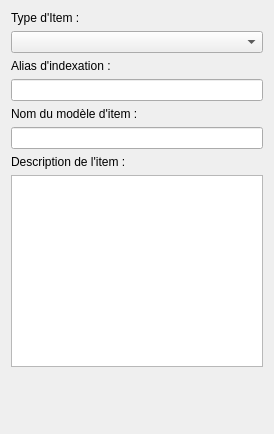
<?xml version="1.0" encoding="UTF-8"?>
<ui version="4.0">
 <class>COPYItemWidget</class>
 <widget class="QWidget" name="COPYItemWidget">
  <property name="geometry">
   <rect>
    <x>0</x>
    <y>0</y>
    <width>274</width>
    <height>434</height>
   </rect>
  </property>
  <property name="sizePolicy">
   <sizepolicy hsizetype="Fixed" vsizetype="Expanding">
    <horstretch>0</horstretch>
    <verstretch>0</verstretch>
   </sizepolicy>
  </property>
  <property name="windowTitle">
   <string>Form</string>
  </property>
  <layout class="QVBoxLayout" name="verticalLayout">
   <item>
    <widget class="QLabel" name="label_4">
     <property name="text">
      <string>Type d'Item :</string>
     </property>
    </widget>
   </item>
   <item>
    <widget class="QComboBox" name="cb_itemType"/>
   </item>
   <item>
    <widget class="QLabel" name="label">
     <property name="text">
      <string>Alias d'indexation :</string>
     </property>
    </widget>
   </item>
   <item>
    <widget class="QLineEdit" name="alias"/>
   </item>
   <item>
    <widget class="QLabel" name="label_2">
     <property name="text">
      <string>Nom du modèle d'item :</string>
     </property>
    </widget>
   </item>
   <item>
    <widget class="QLineEdit" name="modelName">
     <property name="sizePolicy">
      <sizepolicy hsizetype="Preferred" vsizetype="Fixed">
       <horstretch>0</horstretch>
       <verstretch>0</verstretch>
      </sizepolicy>
     </property>
    </widget>
   </item>
   <item>
    <widget class="QLabel" name="label_3">
     <property name="text">
      <string>Description de l'item :</string>
     </property>
    </widget>
   </item>
   <item>
    <widget class="QPlainTextEdit" name="modelDescription">
     <property name="sizePolicy">
      <sizepolicy hsizetype="Preferred" vsizetype="Expanding">
       <horstretch>0</horstretch>
       <verstretch>0</verstretch>
      </sizepolicy>
     </property>
    </widget>
   </item>
   <item>
    <spacer name="verticalSpacer">
     <property name="orientation">
      <enum>Qt::Vertical</enum>
     </property>
     <property name="sizeHint" stdset="0">
      <size>
       <width>20</width>
       <height>40</height>
      </size>
     </property>
    </spacer>
   </item>
  </layout>
 </widget>
 <resources/>
 <connections/>
</ui>
